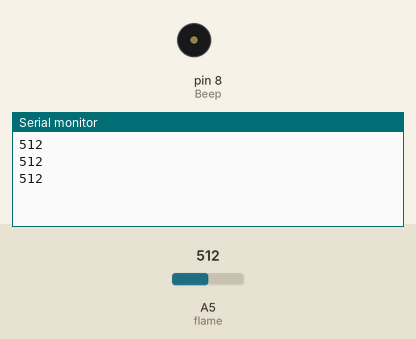
Recording of a sketch running on a simulated Arduino Uno, built with avr-gcc and run on an emulated ATmega328P. On the bench: buzzer (waves = sounding, pin HIGH), the last lines printed to the serial monitor. The inputs (shaded band) are chosen by the test bench; at power-on: A5 (flame) = 512.

Above: at 1.3 s.
1.4 s: A5 (flame) set to 589
At 1.78 s:
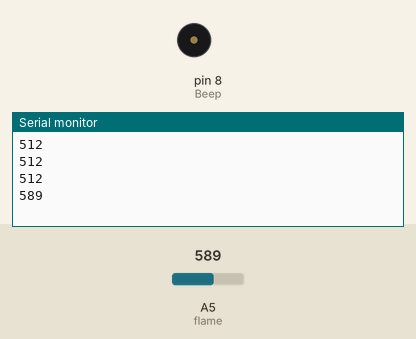
4.4 s: A5 (flame) set to 615
At 4.9 s:
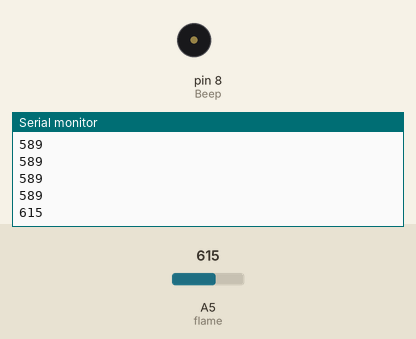
5.9 s: A5 (flame) set to 590
At 6.3 s:
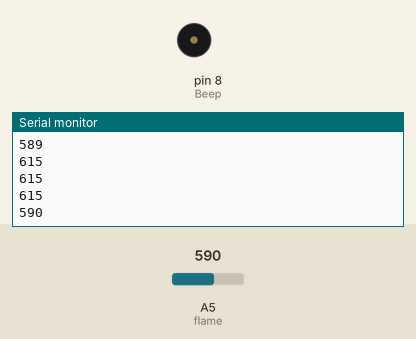
8.9 s: A5 (flame) set to 610
At 9.4 s:
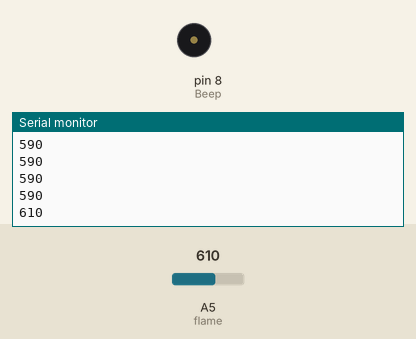
Timing chart, 0 to 11.4 s (numbered marks = the images above; inputs shaded):
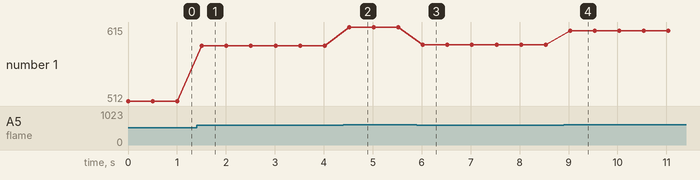

Measured:
- after the input at 1.4 s, the serial monitor: prints a new line after 0.11 s (image 1)
- after the input at 4.4 s, the serial monitor: prints a new line after 0.12 s (image 2)
- after the input at 5.9 s, the serial monitor: prints a new line after 0.12 s (image 3)
- after the input at 8.9 s, the serial monitor: prints a new line after 0.14 s (image 4)
- plotted number 1: 512 → 589 after the input at 1.4 s, 589 → 615 after the input at 4.4 s, 615 → 590 after the input at 5.9 s, 590 → 610 after the input at 8.9 s

The sketch:

14_huoyan_baojin.ino
```cpp
int flame=A5;
int Beep=8;
int val=0;
void setup(){
  pinMode(Beep,OUTPUT);
  pinMode(flame,INPUT);
  Serial.begin(9600);
}
void loop(){
  val=analogRead(flame);
//  Serial.println(val);
  Serial.println(val);
  if (val<=600){
    digitalWrite(Beep,HIGH);
    delay(1);
    digitalWrite(Beep,LOW);
    delay(1);
  }
  else{
    digitalWrite(Beep,LOW);
  }
  delay(500);
}
```
